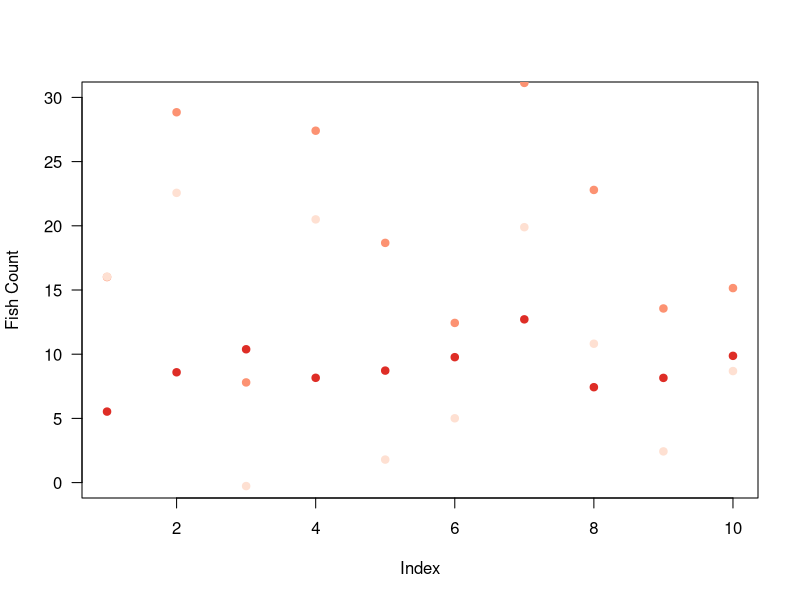

Generate this figure with R:
############################
# CreateData.r
# Project: GitHubTestProject.Rproj

# File description: A file that creates a small data set and calculates some statistics

# Created: January 4, 2016
# R Version: 3.2.0
# GitHub: Yes
# Author: A Putt
############################

# Make some data
fishes <- data.frame(index = 1:10, redfish = rnorm(10,20,5), bluefish = rnorm(10,10,3), greenfish = rnorm(10,10,10))

# Plot the data
plot(fishes$index,fishes$bluefish,col="#de2d26",pch=19,xlab="",ylab="",ylim=c(0,30),las=1)
points(fishes$index,fishes$redfish,col="#fc9272",pch=19)
points(fishes$index,fishes$greenfish,col="#fee0d2",pch=19)
mtext(side=1,text="Index",line=3)
mtext(side=2,text="Fish Count",line=3)
  
